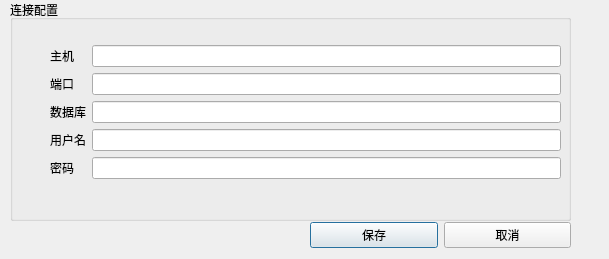
<?xml version="1.0" encoding="UTF-8"?>
<ui version="4.0">
 <class>dbdialog</class>
 <widget class="QDialog" name="dbdialog">
  <property name="geometry">
   <rect>
    <x>0</x>
    <y>0</y>
    <width>609</width>
    <height>259</height>
   </rect>
  </property>
  <property name="windowTitle">
   <string>Dialog</string>
  </property>
  <property name="windowIcon">
   <iconset resource="resources.qrc">
    <normaloff>:/imgs/fav.ico</normaloff>:/imgs/fav.ico</iconset>
  </property>
  <widget class="QGroupBox" name="groupBox">
   <property name="geometry">
    <rect>
     <x>10</x>
     <y>0</y>
     <width>561</width>
     <height>221</height>
    </rect>
   </property>
   <property name="styleSheet">
    <string notr="true">font: 12pt &quot;Microsoft YaHei UI&quot;;</string>
   </property>
   <property name="title">
    <string>连接配置</string>
   </property>
   <widget class="QWidget" name="formLayoutWidget">
    <property name="geometry">
     <rect>
      <x>40</x>
      <y>45</y>
      <width>511</width>
      <height>161</height>
     </rect>
    </property>
    <layout class="QFormLayout" name="formLayout">
     <item row="0" column="0">
      <widget class="QLabel" name="label">
       <property name="text">
        <string>主机</string>
       </property>
      </widget>
     </item>
     <item row="0" column="1">
      <widget class="QLineEdit" name="host"/>
     </item>
     <item row="2" column="1">
      <widget class="QLineEdit" name="dbName"/>
     </item>
     <item row="1" column="1">
      <widget class="QLineEdit" name="port"/>
     </item>
     <item row="1" column="0">
      <widget class="QLabel" name="label_3">
       <property name="text">
        <string>端口</string>
       </property>
      </widget>
     </item>
     <item row="2" column="0">
      <widget class="QLabel" name="label_2">
       <property name="text">
        <string>数据库</string>
       </property>
      </widget>
     </item>
     <item row="3" column="0">
      <widget class="QLabel" name="label_4">
       <property name="text">
        <string>用户名</string>
       </property>
      </widget>
     </item>
     <item row="3" column="1">
      <widget class="QLineEdit" name="username"/>
     </item>
     <item row="4" column="0">
      <widget class="QLabel" name="label_5">
       <property name="text">
        <string>密码</string>
       </property>
      </widget>
     </item>
     <item row="4" column="1">
      <widget class="QLineEdit" name="password"/>
     </item>
    </layout>
   </widget>
  </widget>
  <widget class="QWidget" name="horizontalLayoutWidget">
   <property name="geometry">
    <rect>
     <x>310</x>
     <y>220</y>
     <width>261</width>
     <height>31</height>
    </rect>
   </property>
   <layout class="QHBoxLayout" name="horizontalLayout">
    <item>
     <widget class="QPushButton" name="saveButton">
      <property name="text">
       <string>保存</string>
      </property>
     </widget>
    </item>
    <item>
     <widget class="QPushButton" name="cancelButton">
      <property name="text">
       <string>取消</string>
      </property>
     </widget>
    </item>
   </layout>
  </widget>
 </widget>
 <resources>
  <include location="resources.qrc"/>
 </resources>
 <connections/>
</ui>
